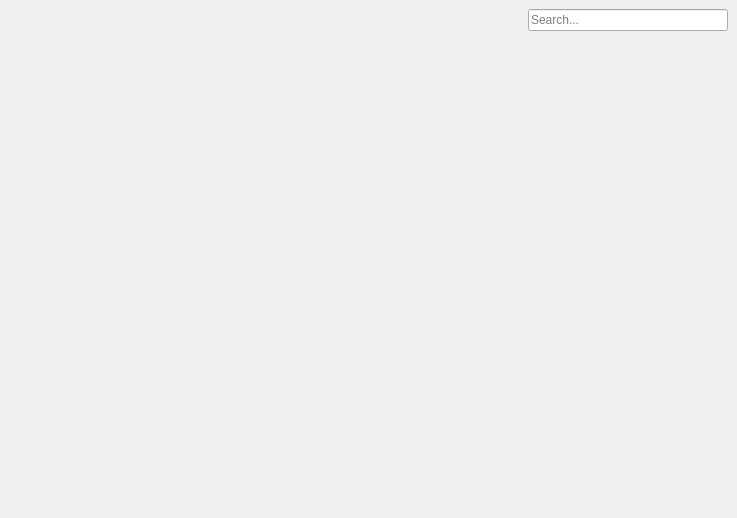
<?xml version="1.0" encoding="UTF-8"?>
<ui version="4.0">
 <class>NewMainWindow</class>
 <widget class="QMainWindow" name="NewMainWindow">
  <property name="geometry">
   <rect>
    <x>0</x>
    <y>0</y>
    <width>737</width>
    <height>518</height>
   </rect>
  </property>
  <property name="minimumSize">
   <size>
    <width>150</width>
    <height>0</height>
   </size>
  </property>
  <property name="windowTitle">
   <string>Control Panel</string>
  </property>
  <widget class="QWidget" name="centralwidget">
   <layout class="QVBoxLayout" name="verticalLayout">
    <property name="spacing">
     <number>0</number>
    </property>
    <property name="leftMargin">
     <number>0</number>
    </property>
    <property name="topMargin">
     <number>0</number>
    </property>
    <property name="rightMargin">
     <number>0</number>
    </property>
    <property name="bottomMargin">
     <number>0</number>
    </property>
    <item>
     <widget class="QWidget" name="header" native="true">
      <property name="minimumSize">
       <size>
        <width>0</width>
        <height>24</height>
       </size>
      </property>
      <layout class="QHBoxLayout" name="horizontalLayout">
       <item>
        <spacer name="horizontalSpacer">
         <property name="orientation">
          <enum>Qt::Orientation::Horizontal</enum>
         </property>
         <property name="sizeHint" stdset="0">
          <size>
           <width>40</width>
           <height>20</height>
          </size>
         </property>
        </spacer>
       </item>
       <item>
        <widget class="QLineEdit" name="lineEdit">
         <property name="maximumSize">
          <size>
           <width>200</width>
           <height>16777215</height>
          </size>
         </property>
         <property name="placeholderText">
          <string>Search...</string>
         </property>
        </widget>
       </item>
      </layout>
     </widget>
    </item>
    <item>
     <widget class="QSplitter" name="splitter">
      <property name="sizePolicy">
       <sizepolicy hsizetype="Expanding" vsizetype="Expanding">
        <horstretch>0</horstretch>
        <verstretch>0</verstretch>
       </sizepolicy>
      </property>
      <property name="styleSheet">
       <string notr="true"/>
      </property>
      <property name="orientation">
       <enum>Qt::Orientation::Horizontal</enum>
      </property>
      <property name="handleWidth">
       <number>1</number>
      </property>
      <widget class="Aero::Sidebar" name="sb" native="true">
       <property name="sizePolicy">
        <sizepolicy hsizetype="Preferred" vsizetype="Expanding">
         <horstretch>0</horstretch>
         <verstretch>0</verstretch>
        </sizepolicy>
       </property>
       <property name="minimumSize">
        <size>
         <width>170</width>
         <height>0</height>
        </size>
       </property>
       <property name="baseSize">
        <size>
         <width>150</width>
         <height>0</height>
        </size>
       </property>
       <property name="styleSheet">
        <string notr="true"/>
       </property>
       <property name="rootIsDecorated" stdset="0">
        <bool>false</bool>
       </property>
       <property name="animated" stdset="0">
        <bool>true</bool>
       </property>
       <property name="headerHidden" stdset="0">
        <bool>true</bool>
       </property>
      </widget>
      <widget class="QScrollArea" name="scrollArea">
       <property name="frameShape">
        <enum>QFrame::Shape::NoFrame</enum>
       </property>
       <property name="sizeAdjustPolicy">
        <enum>QAbstractScrollArea::SizeAdjustPolicy::AdjustToContents</enum>
       </property>
       <property name="widgetResizable">
        <bool>true</bool>
       </property>
       <widget class="QWidget" name="scrollAreaWidgetContents">
        <property name="geometry">
         <rect>
          <x>0</x>
          <y>0</y>
          <width>77</width>
          <height>486</height>
         </rect>
        </property>
        <layout class="QVBoxLayout" name="verticalLayout_2">
         <property name="spacing">
          <number>0</number>
         </property>
         <property name="leftMargin">
          <number>0</number>
         </property>
         <property name="topMargin">
          <number>0</number>
         </property>
         <property name="rightMargin">
          <number>0</number>
         </property>
         <property name="bottomMargin">
          <number>0</number>
         </property>
         <item>
          <widget class="QWidget" name="pagePlaceholder" native="true">
           <property name="sizePolicy">
            <sizepolicy hsizetype="Expanding" vsizetype="Preferred">
             <horstretch>0</horstretch>
             <verstretch>0</verstretch>
            </sizepolicy>
           </property>
           <property name="autoFillBackground">
            <bool>false</bool>
           </property>
          </widget>
         </item>
        </layout>
       </widget>
      </widget>
     </widget>
    </item>
   </layout>
  </widget>
  <action name="aQuit">
   <property name="icon">
    <iconset theme="application-exit"/>
   </property>
   <property name="text">
    <string>&amp;Quit</string>
   </property>
   <property name="menuRole">
    <enum>QAction::MenuRole::NoRole</enum>
   </property>
  </action>
  <action name="aGetWidgets">
   <property name="text">
    <string>Get widgets</string>
   </property>
   <property name="menuRole">
    <enum>QAction::MenuRole::NoRole</enum>
   </property>
  </action>
  <action name="aWidgetExplorer">
   <property name="text">
    <string>Open Widget Explorer</string>
   </property>
   <property name="menuRole">
    <enum>QAction::MenuRole::NoRole</enum>
   </property>
  </action>
  <action name="aDevMgmt">
   <property name="text">
    <string>Device Manager</string>
   </property>
   <property name="menuRole">
    <enum>QAction::MenuRole::NoRole</enum>
   </property>
  </action>
 </widget>
 <customwidgets>
  <customwidget>
   <class>Aero::Sidebar</class>
   <extends>QWidget</extends>
   <header location="global">AeroQt/sidebar.h</header>
   <container>1</container>
  </customwidget>
 </customwidgets>
 <resources/>
 <connections/>
</ui>
